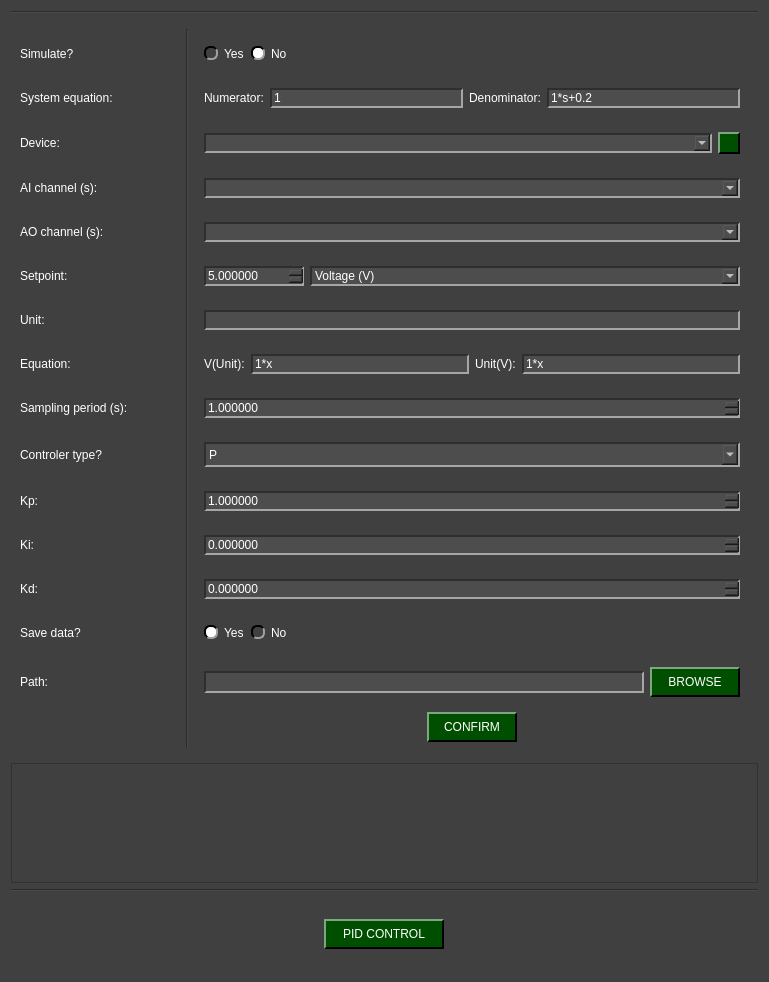
<?xml version="1.0" encoding="UTF-8"?>
<ui version="4.0">
 <class>Arduino_PID_Control</class>
 <widget class="QWidget" name="Arduino_PID_Control">
  <property name="geometry">
   <rect>
    <x>0</x>
    <y>0</y>
    <width>769</width>
    <height>982</height>
   </rect>
  </property>
  <property name="windowTitle">
   <string>Form</string>
  </property>
  <property name="styleSheet">
   <string notr="true">QWidget{
	background-color: rgb(64, 64, 64);
}

QTabWidget::pane { 
   border: 1px solid rgb(166, 166, 166);
}

QTabBar::tab {
  	background-color: rgb(77, 77, 77);
 }

 QTabBar::tab:selected {
  	background-color: rgb(140, 140, 140);
	padding-top: 2px;
	padding-bottom: 2px;
	padding-left: 12px;
	padding-right: 12px;
 }

 QTabBar::tab:selected:hover {
  	background-color: rgb(140, 140, 140);
	padding-top: 2px;
	padding-bottom: 2px;
	padding-left: 12px;
	padding-right: 12px;
 }

 QTabBar::tab:hover {
  	background-color: rgb(109, 109, 109);
	padding-top: 2px;
	padding-bottom: 2px;
	padding-left: 12px;
	padding-right: 12px;
 }

 QTabBar::tab:middle {
	border-right: 1px dashed rgb(166, 166, 166);
	border-left: 1px dashed rgb(166, 166, 166);
	padding-top: 2px;
	padding-bottom: 2px;
	padding-left: 12px;
	padding-right: 12px;
 }

 QTabBar::tab:last {
	border-top-right-radius: 10px;
	padding-top: 2px;
	padding-bottom: 2px;
	padding-left: 12px;
	padding-right: 12px;
 }

 QTabBar::tab:first {
	border-top-left-radius: 10px;
	padding-top: 2px;
	padding-bottom: 2px;
	padding-left: 12px;
	padding-right: 12px;
 }


QComboBox QAbstractItemView {
    background-color: rgb(77, 77, 77);
}

QComboBox QAbstractItemView::item:focus{
    background-color: rgb(140, 140, 140);
}

QDoubleSpinBox{
	background-color: rgb(77, 77, 77);
	
	border-top: 1.5px solid rgb(46, 46, 46);
	border-left: 1.5px solid rgb(46, 46, 46);

	border-bottom: 1.5px solid rgb(166, 166, 166);
	border-right: 1.5px solid rgb(166, 166, 166);
}

QDoubleSpinBox::up-button{
    image: url(:/imgs/imgs/drop_up_arrow.png);
	width: 11px;

	background-color: rgb(0, 79, 0);
	border-top: 1.5px solid rgb(127, 167, 127);
	border-left: 1.5px solid rgb(127, 167, 127);

	border-bottom: 1.5px solid rgb(0, 0, 0);
	border-right: 1.5px solid rgb(0, 0, 0);
}

QDoubleSpinBox::up-button:pressed{
	border: 2px solid rgb(255, 255, 255);
}

QDoubleSpinBox::up-button:hover{
	background-color: rgb(0, 50, 0);
}

QDoubleSpinBox::down-button{
    image: url(:/imgs/imgs/drop_down_arrow.png);
	width: 11px;

	background-color: rgb(0, 79, 0);
	border-top: 1.5px solid rgb(127, 167, 127);
	border-left: 1.5px solid rgb(127, 167, 127);

	border-bottom: 1.5px solid rgb(0, 0, 0);
	border-right: 1.5px solid rgb(0, 0, 0);
}

QDoubleSpinBox::down-button:pressed{
	border: 2px solid rgb(255, 255, 255);
}

QDoubleSpinBox::down-button:hover{
	background-color: rgb(0, 50, 0);
}

QWidget#centralwidget{
	background-color: rgb(64, 64, 64);
}

QWidget{
	color: rgb(255, 255, 255);
}

QComboBox{
	background-color: rgb(77, 77, 77);
	
	border-top: 1.5px solid rgb(46, 46, 46);
	border-left: 1.5px solid rgb(46, 46, 46);

	border-bottom: 1.5px solid rgb(166, 166, 166);
	border-right: 1.5px solid rgb(166, 166, 166);
}


QComboBox::drop-down{
	image: url(:/imgs/imgs/drop_down_arrow.png);
	width: 11px;

	background-color: rgb(0, 79, 0);
	border-top: 2px solid rgb(127, 167, 127);
	border-left: 2px solid rgb(127, 167, 127);

	border-bottom: 2px solid rgb(0, 0, 0);
	border-right: 2px solid rgb(0, 0, 0);
}

QComboBox::drop-down:hover{
	background-color: rgb(0, 50, 0);
}

QComboBox::drop-down:pressed{
	border: 2px solid rgb(255, 255, 255);
}

QPushButton{
	background-color: rgb(0, 79, 0);

	border-top: 1.5px solid rgb(127, 167, 127);
	border-left: 1.5px solid rgb(127, 167, 127);

	border-bottom: 1.5px solid rgb(0, 0, 0);
	border-right: 1.5px solid rgb(0, 0, 0);

	
	font: 12pt &quot;Helvetica&quot;;
	text-align:center;
}

QWidget{
	font: 12pt &quot;Helvetica&quot;;
}

QPushButton:hover{
	background-color: rgb(0, 50, 0);
}

QPushButton:pressed{
	border: 2px solid rgb(255, 255, 255);
}

QLineEdit{
	background-color: rgb(77, 77, 77);
	border-top: 1.5px solid rgb(46, 46, 46);
	border-left: 1.5px solid rgb(46, 46, 46);

	border-bottom: 1.5px solid rgb(166, 166, 166);
	border-right: 1.5px solid rgb(166, 166, 166);
}

QRadioButton::indicator{
	border-radius: 6px;
	border-top: 1.5px solid rgb(0, 0, 0);
	border-left: 1.5px solid rgb(0, 0, 0);

	border-bottom: 1.5px solid rgb(160, 160, 160);
	border-right: 1.5px solid rgb(160, 160, 160);
}

QRadioButton::indicator::checked{
	background-color: white;
}

QRadioButton::indicator::unchecked:hover{
	background-color: #9F9F9F;
}

QRadioButton::indicator::pressed{
	border: 1.5px solid #505050
}

QPushButton#reload_devices{
	image: url(:/imgs/imgs/reload.png);
	width: 11px;
	background-color: rgb(0, 79, 0);

	border-top: 1.5px solid rgb(127, 167, 127);
	border-left: 1.5px solid rgb(127, 167, 127);

	border-bottom: 1.5px solid rgb(0, 0, 0);
	border-right: 1.5px solid rgb(0, 0, 0);

	
	font: 12pt &quot;Helvetica&quot;;
	text-align:center;
}

QPushButton#reload_devices:hover{
	background-color: rgb(0, 50, 0);
}

QPushButton#reload_devices:pressed{
	border: 2px solid rgb(255, 255, 255);
}

QDoubleSpinBox{
	background-color: rgb(77, 77, 77);
	
	border-top: 1.5px solid rgb(46, 46, 46);
	border-left: 1.5px solid rgb(46, 46, 46);

	border-bottom: 1.5px solid rgb(166, 166, 166);
	border-right: 1.5px solid rgb(166, 166, 166);
}

QDoubleSpinBox:disabled {
    background-color: rgb(50, 50, 50);
    
    border-top: 1.5px solid rgb(30, 30, 30);
    border-left: 1.5px solid rgb(30, 30, 30);
    
    border-bottom: 1.5px solid rgb(100, 100, 100);
    border-right: 1.5px solid rgb(100, 100, 100);
    
    color: rgb(150, 150, 150);
}

QDoubleSpinBox::up-button{
    image: url(:/imgs/imgs/drop_up_arrow.png);
	width: 11px;

	background-color: rgb(0, 79, 0);
	border-top: 1.5px solid rgb(127, 167, 127);
	border-left: 1.5px solid rgb(127, 167, 127);

	border-bottom: 1.5px solid rgb(0, 0, 0);
	border-right: 1.5px solid rgb(0, 0, 0);
}

QDoubleSpinBox::up-button:pressed{
	border: 2px solid rgb(255, 255, 255);
}

QDoubleSpinBox::up-button:hover{
	background-color: rgb(0, 50, 0);
}

QDoubleSpinBox::down-button{
    image: url(:/imgs/imgs/drop_down_arrow.png);
	width: 11px;

	background-color: rgb(0, 79, 0);
	border-top: 1.5px solid rgb(127, 167, 127);
	border-left: 1.5px solid rgb(127, 167, 127);

	border-bottom: 1.5px solid rgb(0, 0, 0);
	border-right: 1.5px solid rgb(0, 0, 0);
}

QDoubleSpinBox::down-button:pressed{
	border: 2px solid rgb(255, 255, 255);
}

QDoubleSpinBox::down-button:hover{
	background-color: rgb(0, 50, 0);
}

QLabel::toolTip {
    font: 12pt &quot;Helvetica&quot;;
    text-align: center;
    color: white; /* Cor do texto */
    background-color: rgb(64, 64, 64);; /* Cor de fundo */
}
</string>
  </property>
  <layout class="QGridLayout" name="gridLayout">
   <item row="2" column="0">
    <widget class="QFrame" name="frame_equation">
     <property name="minimumSize">
      <size>
       <width>400</width>
       <height>120</height>
      </size>
     </property>
     <property name="frameShape">
      <enum>QFrame::Shape::StyledPanel</enum>
     </property>
     <property name="frameShadow">
      <enum>QFrame::Shadow::Raised</enum>
     </property>
     <layout class="QVBoxLayout" name="verticalLayout">
      <item>
       <widget class="QWidget" name="widget_image" native="true">
        <property name="minimumSize">
         <size>
          <width>0</width>
          <height>100</height>
         </size>
        </property>
        <layout class="QHBoxLayout" name="image_layout"/>
       </widget>
      </item>
     </layout>
    </widget>
   </item>
   <item row="1" column="0">
    <widget class="QWidget" name="widget_top" native="true">
     <layout class="QGridLayout" name="gridLayout_2">
      <item row="8" column="3">
       <widget class="QWidget" name="widget_equation" native="true">
        <layout class="QHBoxLayout" name="horizontalLayout_9">
         <item>
          <widget class="QLabel" name="label_vunit">
           <property name="text">
            <string>V(Unit):</string>
           </property>
          </widget>
         </item>
         <item>
          <widget class="QLineEdit" name="lineEdit_equationvu">
           <property name="text">
            <string>1*x</string>
           </property>
          </widget>
         </item>
         <item>
          <widget class="QLabel" name="label_unitv">
           <property name="text">
            <string>Unit(V):</string>
           </property>
          </widget>
         </item>
         <item>
          <widget class="QLineEdit" name="lineEdit_equationuv">
           <property name="text">
            <string>1*x</string>
           </property>
          </widget>
         </item>
        </layout>
       </widget>
      </item>
      <item row="2" column="0">
       <widget class="QLabel" name="label_system_equation">
        <property name="text">
         <string>System equation:</string>
        </property>
       </widget>
      </item>
      <item row="1" column="3">
       <widget class="QWidget" name="widget_simulate" native="true">
        <layout class="QHBoxLayout" name="horizontalLayout_11">
         <item>
          <widget class="QRadioButton" name="yes_simulate_radio">
           <property name="text">
            <string>Yes</string>
           </property>
           <attribute name="buttonGroup">
            <string notr="true">simulate_radio_group</string>
           </attribute>
          </widget>
         </item>
         <item>
          <widget class="QRadioButton" name="no_simulate_radio">
           <property name="text">
            <string>No</string>
           </property>
           <property name="checked">
            <bool>true</bool>
           </property>
           <attribute name="buttonGroup">
            <string notr="true">simulate_radio_group</string>
           </attribute>
          </widget>
         </item>
         <item>
          <spacer name="horizontalSpacer_2">
           <property name="orientation">
            <enum>Qt::Orientation::Horizontal</enum>
           </property>
           <property name="sizeHint" stdset="0">
            <size>
             <width>40</width>
             <height>20</height>
            </size>
           </property>
          </spacer>
         </item>
        </layout>
       </widget>
      </item>
      <item row="0" column="2" rowspan="18">
       <widget class="Line" name="line">
        <property name="minimumSize">
         <size>
          <width>0</width>
          <height>0</height>
         </size>
        </property>
        <property name="orientation">
         <enum>Qt::Orientation::Vertical</enum>
        </property>
       </widget>
      </item>
      <item row="4" column="0">
       <widget class="QLabel" name="label_ai_channel">
        <property name="text">
         <string>AI channel (s):</string>
        </property>
       </widget>
      </item>
      <item row="6" column="3">
       <widget class="QWidget" name="widget_setpoint" native="true">
        <layout class="QHBoxLayout" name="horizontalLayout_3">
         <item>
          <widget class="QDoubleSpinBox" name="doubleSpinBox_setpoint">
           <property name="minimumSize">
            <size>
             <width>100</width>
             <height>0</height>
            </size>
           </property>
           <property name="maximumSize">
            <size>
             <width>100</width>
             <height>16777215</height>
            </size>
           </property>
           <property name="decimals">
            <number>6</number>
           </property>
           <property name="maximum">
            <double>999999999999.000000000000000</double>
           </property>
           <property name="singleStep">
            <double>0.100000000000000</double>
           </property>
           <property name="value">
            <double>5.000000000000000</double>
           </property>
          </widget>
         </item>
         <item>
          <widget class="QComboBox" name="comboBox_setpoint">
           <property name="minimumSize">
            <size>
             <width>190</width>
             <height>0</height>
            </size>
           </property>
           <property name="maximumSize">
            <size>
             <width>9000000</width>
             <height>16777215</height>
            </size>
           </property>
           <item>
            <property name="text">
             <string>Voltage (V)</string>
            </property>
           </item>
           <item>
            <property name="text">
             <string>Temperature (C°)</string>
            </property>
           </item>
           <item>
            <property name="text">
             <string>Other</string>
            </property>
           </item>
          </widget>
         </item>
        </layout>
       </widget>
      </item>
      <item row="9" column="0">
       <widget class="QLabel" name="label_periody">
        <property name="minimumSize">
         <size>
          <width>0</width>
          <height>30</height>
         </size>
        </property>
        <property name="text">
         <string>Sampling period (s):</string>
        </property>
       </widget>
      </item>
      <item row="14" column="0">
       <widget class="QLabel" name="label_save">
        <property name="text">
         <string>Save data?</string>
        </property>
       </widget>
      </item>
      <item row="2" column="1">
       <widget class="QLabel" name="label_i_polinomial">
        <property name="toolTip">
         <string>&lt;html&gt;&lt;head/&gt;&lt;body&gt;&lt;p&gt;&lt;span style=&quot; font-size:14pt;&quot;&gt;Transfer function of a polynomial system G(s) = N(s) / D(s), where N(s) and D(s) are polynomials in s.&lt;/span&gt;&lt;/p&gt;&lt;/body&gt;&lt;/html&gt;</string>
        </property>
        <property name="text">
         <string>&lt;html&gt;&lt;head/&gt;&lt;body&gt;&lt;p&gt;&lt;img src=&quot;:/imgs/imgs/inform.png&quot;/&gt;&lt;/p&gt;&lt;/body&gt;&lt;/html&gt;</string>
        </property>
       </widget>
      </item>
      <item row="10" column="3">
       <widget class="QWidget" name="widget_type" native="true">
        <property name="minimumSize">
         <size>
          <width>100</width>
          <height>0</height>
         </size>
        </property>
        <layout class="QHBoxLayout" name="horizontalLayout_7">
         <item>
          <widget class="QComboBox" name="comboBox_type">
           <property name="minimumSize">
            <size>
             <width>0</width>
             <height>25</height>
            </size>
           </property>
           <property name="maximumSize">
            <size>
             <width>9000000</width>
             <height>16777215</height>
            </size>
           </property>
           <item>
            <property name="text">
             <string>P</string>
            </property>
           </item>
           <item>
            <property name="text">
             <string>PI</string>
            </property>
           </item>
           <item>
            <property name="text">
             <string>PD</string>
            </property>
           </item>
           <item>
            <property name="text">
             <string>PID</string>
            </property>
           </item>
          </widget>
         </item>
        </layout>
       </widget>
      </item>
      <item row="1" column="0">
       <widget class="QLabel" name="label_simulate">
        <property name="text">
         <string>Simulate?</string>
        </property>
       </widget>
      </item>
      <item row="10" column="0">
       <widget class="QLabel" name="label_type">
        <property name="minimumSize">
         <size>
          <width>0</width>
          <height>30</height>
         </size>
        </property>
        <property name="toolTip">
         <string>&lt;html&gt;&lt;head/&gt;&lt;body&gt;&lt;p&gt;&lt;img src=&quot;:/imgs/imgs/PID_Flow.png&quot;/&gt;&lt;/p&gt;&lt;/body&gt;&lt;/html&gt;</string>
        </property>
        <property name="text">
         <string>Controler type? </string>
        </property>
       </widget>
      </item>
      <item row="10" column="1">
       <widget class="QLabel" name="label_i_type">
        <property name="toolTip">
         <string>&lt;html&gt;&lt;head/&gt;&lt;body&gt;&lt;p&gt;&lt;img src=&quot;:/imgs/imgs/PID_Flow.png&quot;/&gt;&lt;/p&gt;&lt;/body&gt;&lt;/html&gt;</string>
        </property>
        <property name="text">
         <string>&lt;html&gt;&lt;head/&gt;&lt;body&gt;&lt;p&gt;&lt;img src=&quot;:/imgs/imgs/inform.png&quot;/&gt;&lt;/p&gt;&lt;/body&gt;&lt;/html&gt;</string>
        </property>
       </widget>
      </item>
      <item row="13" column="0">
       <widget class="QLabel" name="label_kd">
        <property name="minimumSize">
         <size>
          <width>0</width>
          <height>30</height>
         </size>
        </property>
        <property name="text">
         <string>Kd:</string>
        </property>
       </widget>
      </item>
      <item row="11" column="0">
       <widget class="QLabel" name="label_kp">
        <property name="minimumSize">
         <size>
          <width>0</width>
          <height>30</height>
         </size>
        </property>
        <property name="text">
         <string>Kp:</string>
        </property>
       </widget>
      </item>
      <item row="15" column="0">
       <widget class="QLabel" name="label_path">
        <property name="text">
         <string>Path:</string>
        </property>
       </widget>
      </item>
      <item row="6" column="0">
       <widget class="QLabel" name="label_setpoint">
        <property name="minimumSize">
         <size>
          <width>0</width>
          <height>30</height>
         </size>
        </property>
        <property name="text">
         <string>Setpoint:</string>
        </property>
       </widget>
      </item>
      <item row="12" column="3">
       <widget class="QWidget" name="widget_ki" native="true">
        <layout class="QHBoxLayout" name="horizontalLayout_4">
         <item>
          <widget class="QDoubleSpinBox" name="doubleSpinBox_ki">
           <property name="decimals">
            <number>6</number>
           </property>
           <property name="maximum">
            <double>999999999999.000000000000000</double>
           </property>
           <property name="singleStep">
            <double>0.010000000000000</double>
           </property>
          </widget>
         </item>
        </layout>
       </widget>
      </item>
      <item row="3" column="0">
       <widget class="QLabel" name="label_arduino">
        <property name="minimumSize">
         <size>
          <width>154</width>
          <height>30</height>
         </size>
        </property>
        <property name="maximumSize">
         <size>
          <width>160</width>
          <height>16777215</height>
         </size>
        </property>
        <property name="text">
         <string>Device:</string>
        </property>
       </widget>
      </item>
      <item row="2" column="3">
       <widget class="QWidget" name="widget_polynomial" native="true">
        <layout class="QHBoxLayout" name="horizontalLayout_13">
         <item>
          <widget class="QLabel" name="label_numerator">
           <property name="text">
            <string>Numerator:</string>
           </property>
          </widget>
         </item>
         <item>
          <widget class="QLineEdit" name="lineEdit_numerator">
           <property name="text">
            <string>1</string>
           </property>
          </widget>
         </item>
         <item>
          <widget class="QLabel" name="label_denominator">
           <property name="text">
            <string>Denominator:</string>
           </property>
          </widget>
         </item>
         <item>
          <widget class="QLineEdit" name="lineEdit_denominator">
           <property name="text">
            <string>1*s+0.2</string>
           </property>
          </widget>
         </item>
        </layout>
       </widget>
      </item>
      <item row="11" column="3">
       <widget class="QWidget" name="widget_kp" native="true">
        <layout class="QHBoxLayout" name="horizontalLayout_6">
         <item>
          <widget class="QDoubleSpinBox" name="doubleSpinBox_kp">
           <property name="decimals">
            <number>6</number>
           </property>
           <property name="maximum">
            <double>999999999999.000000000000000</double>
           </property>
           <property name="singleStep">
            <double>0.010000000000000</double>
           </property>
           <property name="value">
            <double>1.000000000000000</double>
           </property>
          </widget>
         </item>
        </layout>
       </widget>
      </item>
      <item row="14" column="3">
       <widget class="QWidget" name="widget_save" native="true">
        <layout class="QHBoxLayout" name="horizontalLayout_12">
         <item>
          <widget class="QRadioButton" name="yes_save_radio">
           <property name="text">
            <string>Yes</string>
           </property>
           <property name="checked">
            <bool>true</bool>
           </property>
           <attribute name="buttonGroup">
            <string notr="true">save_radio_group</string>
           </attribute>
          </widget>
         </item>
         <item>
          <widget class="QRadioButton" name="no_save_radio">
           <property name="text">
            <string>No</string>
           </property>
           <attribute name="buttonGroup">
            <string notr="true">save_radio_group</string>
           </attribute>
          </widget>
         </item>
         <item>
          <spacer name="horizontalSpacer">
           <property name="orientation">
            <enum>Qt::Orientation::Horizontal</enum>
           </property>
           <property name="sizeHint" stdset="0">
            <size>
             <width>40</width>
             <height>20</height>
            </size>
           </property>
          </spacer>
         </item>
        </layout>
       </widget>
      </item>
      <item row="13" column="3" alignment="Qt::AlignmentFlag::AlignVCenter">
       <widget class="QWidget" name="widget_kd" native="true">
        <layout class="QHBoxLayout" name="horizontalLayout_5">
         <item>
          <widget class="QDoubleSpinBox" name="doubleSpinBox_kd">
           <property name="decimals">
            <number>6</number>
           </property>
           <property name="maximum">
            <double>999999999999.000000000000000</double>
           </property>
           <property name="singleStep">
            <double>0.010000000000000</double>
           </property>
          </widget>
         </item>
        </layout>
       </widget>
      </item>
      <item row="15" column="3" alignment="Qt::AlignmentFlag::AlignVCenter">
       <widget class="QWidget" name="widget_path" native="true">
        <layout class="QHBoxLayout" name="horizontalLayout_10">
         <item>
          <widget class="QLineEdit" name="path_line_edit">
           <property name="minimumSize">
            <size>
             <width>0</width>
             <height>22</height>
            </size>
           </property>
          </widget>
         </item>
         <item>
          <widget class="QPushButton" name="path_folder_browse">
           <property name="minimumSize">
            <size>
             <width>90</width>
             <height>30</height>
            </size>
           </property>
           <property name="text">
            <string> BROWSE </string>
           </property>
          </widget>
         </item>
        </layout>
       </widget>
      </item>
      <item row="7" column="0">
       <widget class="QLabel" name="label_unit">
        <property name="minimumSize">
         <size>
          <width>0</width>
          <height>30</height>
         </size>
        </property>
        <property name="text">
         <string>Unit:</string>
        </property>
       </widget>
      </item>
      <item row="8" column="1">
       <widget class="QLabel" name="label_i_equation">
        <property name="maximumSize">
         <size>
          <width>24</width>
          <height>16777215</height>
         </size>
        </property>
        <property name="toolTip">
         <string>&lt;html&gt;&lt;head/&gt;&lt;body&gt;&lt;p&gt;The equation should be written as a polynomial, for example: A*x²+B*x+C&lt;/p&gt;&lt;/body&gt;&lt;/html&gt;</string>
        </property>
        <property name="text">
         <string>&lt;!DOCTYPE HTML PUBLIC &quot;-//W3C//DTD HTML 4.0//EN&quot; &quot;http://www.w3.org/TR/REC-html40/strict.dtd&quot;&gt;
&lt;html&gt;&lt;head&gt;&lt;meta name=&quot;qrichtext&quot; content=&quot;1&quot; /&gt;&lt;meta charset=&quot;utf-8&quot; /&gt;&lt;style type=&quot;text/css&quot;&gt;
p, li { white-space: pre-wrap; }
hr { height: 1px; border-width: 0; }
li.unchecked::marker { content: &quot;\2610&quot;; }
li.checked::marker { content: &quot;\2612&quot;; }
&lt;/style&gt;&lt;/head&gt;&lt;body style=&quot; font-family:'Helvetica'; font-size:12pt; font-weight:400; font-style:normal;&quot;&gt;
&lt;p style=&quot; margin-top:12px; margin-bottom:12px; margin-left:0px; margin-right:0px; -qt-block-indent:0; text-indent:0px;&quot;&gt;&lt;img src=&quot;:/imgs/imgs/inform.png&quot; /&gt;&lt;/p&gt;&lt;/body&gt;&lt;/html&gt;</string>
        </property>
       </widget>
      </item>
      <item row="7" column="3" alignment="Qt::AlignmentFlag::AlignVCenter">
       <widget class="QWidget" name="widget_unit" native="true">
        <layout class="QHBoxLayout" name="horizontalLayout">
         <item>
          <widget class="QLineEdit" name="lineEdit_unit"/>
         </item>
        </layout>
       </widget>
      </item>
      <item row="16" column="3" alignment="Qt::AlignmentFlag::AlignHCenter">
       <widget class="QPushButton" name="pushButton_confirm">
        <property name="minimumSize">
         <size>
          <width>90</width>
          <height>30</height>
         </size>
        </property>
        <property name="maximumSize">
         <size>
          <width>110</width>
          <height>16777215</height>
         </size>
        </property>
        <property name="text">
         <string> CONFIRM </string>
        </property>
       </widget>
      </item>
      <item row="8" column="0">
       <widget class="QLabel" name="label_equation">
        <property name="minimumSize">
         <size>
          <width>0</width>
          <height>30</height>
         </size>
        </property>
        <property name="toolTip">
         <string>&lt;html&gt;&lt;head/&gt;&lt;body&gt;&lt;p&gt;&lt;span style=&quot; font-size:14pt;&quot;&gt;The equation should be written in the for: Ax²+Bx+C&lt;/span&gt;&lt;/p&gt;&lt;/body&gt;&lt;/html&gt;</string>
        </property>
        <property name="styleSheet">
         <string notr="true">QLabel::toolTip {
    font: 12pt &quot;Helvetica&quot;;
    text-align: center;
    color: white;  /* Cor do texto */
    background-color: rgb(64, 64, 64);  /* Cor de fundo */
}
</string>
        </property>
        <property name="text">
         <string>&lt;html&gt;&lt;head/&gt;&lt;body&gt;&lt;p&gt;Equation: &lt;/p&gt;&lt;/body&gt;&lt;/html&gt;</string>
        </property>
       </widget>
      </item>
      <item row="12" column="0">
       <widget class="QLabel" name="label_ki">
        <property name="minimumSize">
         <size>
          <width>0</width>
          <height>30</height>
         </size>
        </property>
        <property name="text">
         <string>Ki:</string>
        </property>
       </widget>
      </item>
      <item row="9" column="3">
       <widget class="QWidget" name="widget_period" native="true">
        <layout class="QHBoxLayout" name="horizontalLayout_8">
         <item>
          <widget class="QDoubleSpinBox" name="doubleSpinBox_period">
           <property name="decimals">
            <number>6</number>
           </property>
           <property name="maximum">
            <double>999999999999.000000000000000</double>
           </property>
           <property name="singleStep">
            <double>0.010000000000000</double>
           </property>
           <property name="value">
            <double>1.000000000000000</double>
           </property>
          </widget>
         </item>
        </layout>
       </widget>
      </item>
      <item row="3" column="3">
       <widget class="QWidget" name="widget_arduino" native="true">
        <layout class="QHBoxLayout" name="horizontalLayout_2">
         <item>
          <widget class="QComboBox" name="comboBox_arduino">
           <property name="minimumSize">
            <size>
             <width>0</width>
             <height>0</height>
            </size>
           </property>
           <property name="maximumSize">
            <size>
             <width>9000000</width>
             <height>16777215</height>
            </size>
           </property>
          </widget>
         </item>
         <item>
          <widget class="QPushButton" name="reload_devices">
           <property name="minimumSize">
            <size>
             <width>22</width>
             <height>22</height>
            </size>
           </property>
           <property name="maximumSize">
            <size>
             <width>22</width>
             <height>22</height>
            </size>
           </property>
           <property name="text">
            <string/>
           </property>
          </widget>
         </item>
        </layout>
       </widget>
      </item>
      <item row="5" column="0">
       <widget class="QLabel" name="label_ao_channel">
        <property name="text">
         <string>AO channel (s):</string>
        </property>
       </widget>
      </item>
      <item row="4" column="3">
       <widget class="QWidget" name="widget_ai_channel" native="true">
        <layout class="QHBoxLayout" name="horizontalLayout_14">
         <item>
          <widget class="QComboBox" name="ai_channel_combo"/>
         </item>
        </layout>
       </widget>
      </item>
      <item row="5" column="3">
       <widget class="QWidget" name="widget_ao_channel" native="true">
        <layout class="QHBoxLayout" name="horizontalLayout_15">
         <item>
          <widget class="QComboBox" name="ao_channel_combo"/>
         </item>
        </layout>
       </widget>
      </item>
     </layout>
    </widget>
   </item>
   <item row="4" column="0">
    <widget class="Line" name="line_3">
     <property name="minimumSize">
      <size>
       <width>0</width>
       <height>0</height>
      </size>
     </property>
     <property name="orientation">
      <enum>Qt::Orientation::Horizontal</enum>
     </property>
    </widget>
   </item>
   <item row="0" column="0">
    <widget class="Line" name="line_2">
     <property name="minimumSize">
      <size>
       <width>0</width>
       <height>0</height>
      </size>
     </property>
     <property name="orientation">
      <enum>Qt::Orientation::Horizontal</enum>
     </property>
    </widget>
   </item>
   <item row="5" column="0" alignment="Qt::AlignmentFlag::AlignHCenter|Qt::AlignmentFlag::AlignVCenter">
    <widget class="QPushButton" name="pushButton_start">
     <property name="minimumSize">
      <size>
       <width>120</width>
       <height>30</height>
      </size>
     </property>
     <property name="maximumSize">
      <size>
       <width>150</width>
       <height>30</height>
      </size>
     </property>
     <property name="text">
      <string>PID CONTROL</string>
     </property>
    </widget>
   </item>
  </layout>
 </widget>
 <resources>
  <include location="resources_1.qrc"/>
 </resources>
 <connections/>
 <buttongroups>
  <buttongroup name="simulate_radio_group"/>
  <buttongroup name="save_radio_group"/>
 </buttongroups>
</ui>
